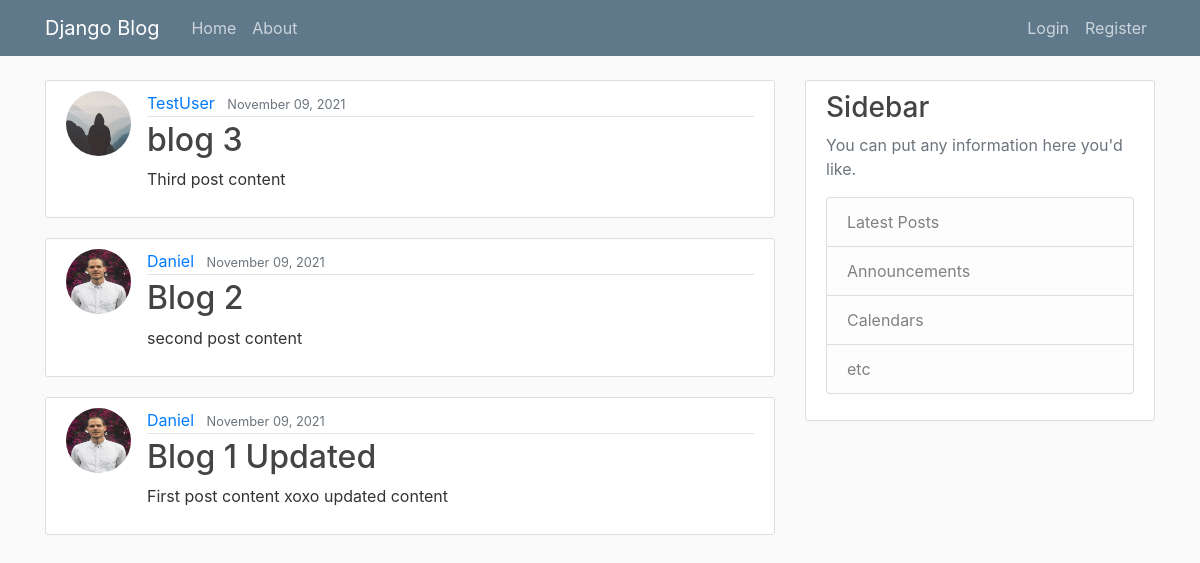
/, run on an earlier commit of the app's database.
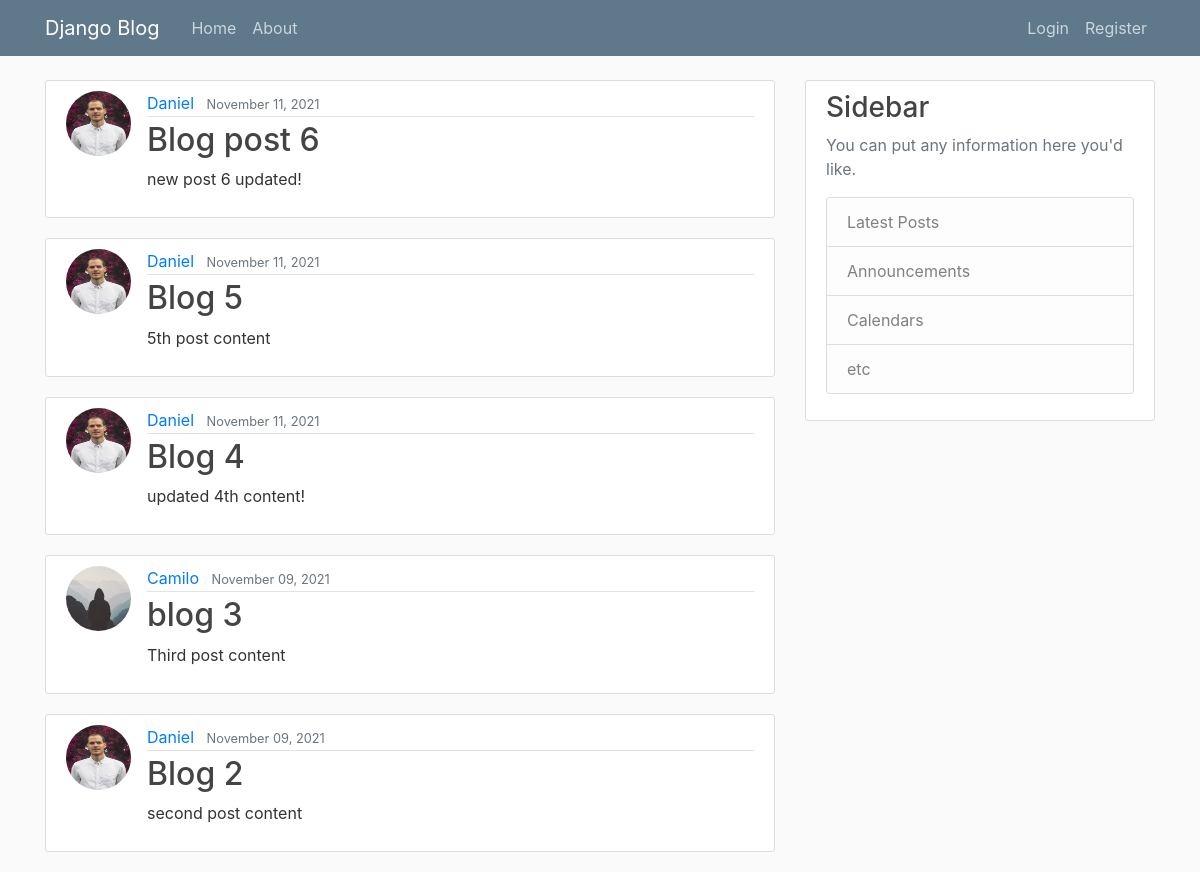
And on a later commit of the database.
### blog/models.py (models this page shows, shortened)
class Post(models.Model):
    title = models.CharField(max_length=100)
    content = models.TextField()
    date_posted = models.DateTimeField(default=timezone.now)
    author = models.ForeignKey(User, on_delete=models.CASCADE)

### users/models.py (models this page shows, shortened)
class Profile(models.Model):
    user = models.OneToOneField(User, on_delete=models.CASCADE)
    image = models.ImageField(default='default.jpg', upload_to='profile_pics')

### blog/views.py (the view)
# urls.py: path('', PostListView.as_view(), name='blog-home'),
class PostListView(ListView):
    model = Post
    template_name = 'blog/home.html'  # <app>/<model>_<viewtype>.html
    context_object_name = 'posts'
    ordering = ['-date_posted']
    paginate_by = 5

### blog/templates/blog/home.html
{% extends 'blog/base.html' %}
{% block content %}
    {% for post in posts %}
        <article class="media content-section">
          <img class="rounded-circle article-img" src="{{ post.author.profile.image.url }}">
          <div class="media-body">
            <div class="article-metadata">
              <a class="mr-2" href="#">{{ post.author }}</a>
              <small class="text-muted">{{ post.date_posted|date:"F d, Y" }}</small>
            </div>
            <h2><a class="article-title" href="{% url 'post-detail' post.id %}">{{ post.title }}</a></h2>
            <p class="article-content">{{ post.content }}</p>
          </div>
        </article>
    {% endfor %}
{% endblock content %}

What changed in the data, as far as the page shows it:
no longer on this page (row unchanged): Post: author.profile.image (picture), author "Daniel", date_posted "November 09, 2021", title "Blog 1 Updated", content "First post content xoxo updated content"
added Post: author.profile.image (picture), author "Daniel", date_posted "November 11, 2021", title "Blog post 6", content "new post 6 updated!"
added Post: author.profile.image (picture), author "Daniel", date_posted "November 11, 2021", title "Blog 5", content "5th post content"
added Post: author.profile.image (picture), author "Daniel", date_posted "November 11, 2021", title "Blog 4", content "updated 4th content!"
changed Post "blog 3": author "TestUser" → "Camilo"
